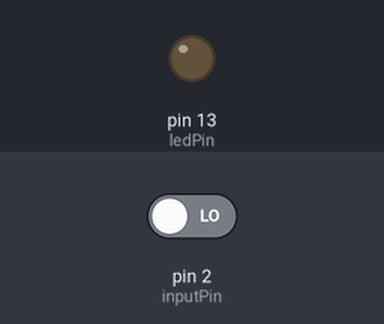
This sketch was run on a simulated Arduino Uno, built with avr-gcc and run on an emulated ATmega328P. On the bench: output pins drawn as LEDs (lit = HIGH). The inputs (shaded band) are chosen by the test bench; at power-on: pin 2 (inputPin) LOW.

Above: at 1.2 s.
1.3 s: pin 2 (inputPin) driven HIGH
At 2.5 s:
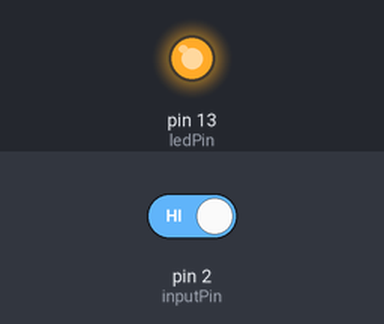
2.8 s: pin 2 (inputPin) driven LOW
At 3.7 s:
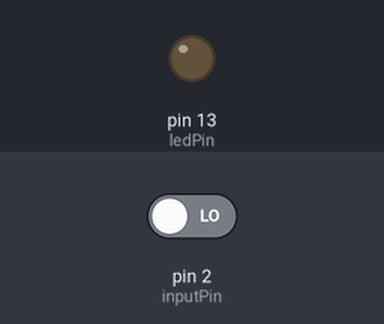
Timing chart, 0 to 5.8 s (numbered marks = the images above; inputs shaded):
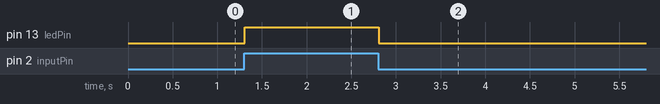

The sketch:

ch5r3.ino
```cpp
/*
 * Debounce sketch
 * a switch connected to pin 2 lights the LED on pin 13
 * debounce logic prevents misreading of the switch state
 */

const int inputPin = 2;        // the number of the input pin
const int ledPin = 13;         // the number of the output pin
const int debounceDelay = 10;  // milliseconds to wait until stable

// debounce returns the state when the switch is stable
boolean debounce(int pin)
{
  boolean state;
  boolean previousState;

  previousState = digitalRead(pin);          // store switch state
  for(int counter=0; counter < debounceDelay; counter++)
  {
      delay(1);                  // wait for 1 millisecond
      state = digitalRead(pin);  // read the pin
      if( state != previousState)
      {
         counter = 0; // reset the counter if the state changes
         previousState = state;  // and save the current state
      }
  }
  // here when the switch state has been stable longer than the debounce period
  return state;
}

void setup()
{
  pinMode(inputPin, INPUT);
  pinMode(ledPin, OUTPUT);
}

void loop()
{
  int state = debounce(inputPin);
  digitalWrite(ledPin, state);
}
```

Measured:
- after the input at 1.3 s, pin 13 (ledPin): LOW → HIGH at once
- after the input at 2.8 s, pin 13 (ledPin): HIGH → LOW at once
